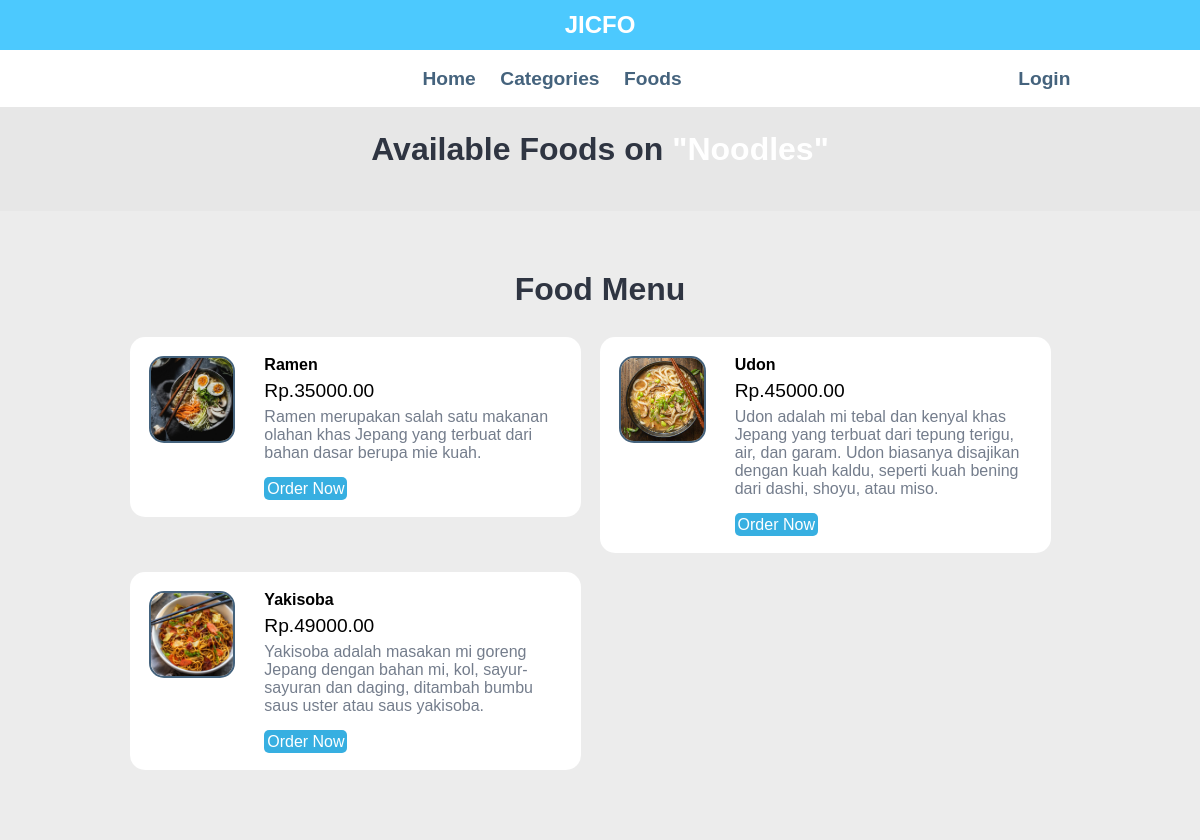
Page /category-foods.php?category_id=13 on the committed database.
### tables this page shows
CREATE TABLE `tbl_category` (
  `id` int(10) UNSIGNED NOT NULL,
  `title` varchar(100) NOT NULL,
  `image_name` varchar(255) NOT NULL,
  `featured` varchar(10) NOT NULL,
  `active` varchar(10) NOT NULL
);

CREATE TABLE `tbl_food` (
  `id` int(10) UNSIGNED NOT NULL,
  `title` varchar(100) NOT NULL,
  `description` text NOT NULL,
  `price` decimal(10,2) NOT NULL,
  `image_name` varchar(255) NOT NULL,
  `category_id` int(10) UNSIGNED NOT NULL,
  `featured` varchar(10) NOT NULL,
  `active` varchar(10) NOT NULL
);

### category-foods.php (the view, shortened to what this page needs)
    <?php include('includes/menu.php'); ?>
<?php
    if(isset($_GET['category_id']))
    {
        $category_id = $_GET['category_id'];
        $sql = "SELECT title FROM tbl_category WHERE id=$category_id";
        $res = mysqli_query($conn, $sql);
        $row = mysqli_fetch_assoc($res);
        $category_title = $row['title'];
    }
    else
    {
        header('location:'.SITEURL);
    }
?>
<section class="food-search text-center">
    <div class="container">
        <h2>Available Foods on <a href="#" class="text-white">"<?php echo $category_title; ?>"</a></h2>
    </div>
</section>
<section class="food-menu">
    <div class="container">
        <h2 class="text-center">Food Menu</h2>
        <?php
            $sql2 = "SELECT * FROM tbl_food WHERE category_id=$category_id";
            $res2 = mysqli_query($conn, $sql2);
            $count2 = mysqli_num_rows($res2);
            if($count2>0)
            {
                while($row2=mysqli_fetch_assoc($res2))
                {
                    $id = $row2['id'];
                    $title = $row2['title'];
                    $price = $row2['price'];
                    $description = $row2['description'];
                    $image_name = $row2['image_name'];
                    ?>
                    <div class="food-menu-box">
                        <div class="food-menu-img">
                            <?php
                                if($image_name=="")
                                {
                                    echo "<div class='error'>Image not Available.</div>";
                                }
                                else
                                {
                                    ?>
                                    <img src="<?php echo SITEURL; ?>images/food/<?php echo $image_name; ?>" alt="Chicke Hawain Pizza" class="img-responsive img-curve">
                                    <?php
                                }
                            ?>
                        </div>
                        <div class="food-menu-desc">
                            <h4><?php echo $title; ?></h4>
                            <p class="food-price">Rp.<?php echo $price; ?></p>
                            <p class="food-detail">
                                <?php echo $description; ?>
                            </p>
                            <br>
                            <a href="<?php echo SITEURL; ?>order.php?food_id=<?php echo $id; ?>" class="btn btn-primary">Order Now</a>
                        </div>
                    </div>
                    <?php
                }
            }
            else
            {
                echo "<div class='error'>Food not Available.</div>";
            }
        ?>
    </div>
</section>

### css/style.css (style rules this page uses)
* { margin: 0 0; padding: 0 0; font-family: Arial, Helvetica, sans-serif; }
.container { width: 80%; margin: 0 auto; padding: 1%; }
.img-responsive { width: 100%; }
.img-curve { border-radius: 15px; border: 2px solid #45637d; }
.text-center { text-align: center; }
.text-white { color: white; }
a { color: #45637d; text-decoration: none; }
.btn { padding: 1%; border: none; font-size: 1rem; border-radius: 5px; }
.btn-primary { background-color: #37AFE1; color: white; cursor: pointer; }
h2 { color: #2f3542; font-size: 2rem; margin-bottom: 2%; }
.food-search { background-color:#e7e7e7; padding: 1% 0; }
.food-menu { background-color: #ececec; padding: 4% 0; }
.food-menu-box { width: 43%; margin: 1%; padding: 2%; float: left; background-color: white; border-radius: 15px; }
.food-menu-img { width: 20%; float: left; }
.food-menu-desc { width: 70%; float: left; margin-left: 8%; }
.food-price { font-size: 1.2rem; margin: 2% 0; }
.food-detail { font-size: 1rem; color: #747d8c; }

### rows in the picture
tbl_category: title "Noodles"
tbl_food: image_name (picture), title "Ramen", price "35000.00", description "Ramen merupakan salah satu makanan olahan khas Jepang yang terbuat dari bahan dasar berupa mie kuah."
tbl_food: image_name (picture), title "Udon", price "45000.00", description "Udon adalah mi tebal dan kenyal khas Jepang yang terbuat dari tepung terigu, air, dan garam. Udon biasanya disajikan dengan kuah kaldu, seperti kuah bening dari dashi, shoyu, atau miso."
tbl_food: image_name (picture), title "Yakisoba", price "49000.00", description "Yakisoba adalah masakan mi goreng Jepang dengan bahan mi, kol, sayur-sayuran dan daging, ditambah bumbu saus uster atau saus yakisoba."
